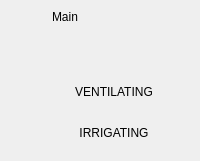
      <widget class="QWidget" name="MainView">
       <layout class="QVBoxLayout" name="verticalLayout_19">
        <property name="topMargin">
         <number>0</number>
        </property>
        <property name="bottomMargin">
         <number>0</number>
        </property>
        <item>
         <widget class="QWidget" name="widget_8" native="true">
          <property name="sizePolicy">
           <sizepolicy hsizetype="Preferred" vsizetype="Expanding">
            <horstretch>0</horstretch>
            <verstretch>0</verstretch>
           </sizepolicy>
          </property>
          <layout class="QVBoxLayout" name="verticalLayout_17">
           <property name="topMargin">
            <number>4</number>
           </property>
           <property name="bottomMargin">
            <number>0</number>
           </property>
           <item>
            <widget class="CDPBaseLine" name="cdpBaseLine_22">
             <property name="svgFile">
              <string>:/themes/flat_light/backgrounds/bgBorder.svg</string>
             </property>
            </widget>
           </item>
           <item>
            <widget class="QWidget" name="widget_15" native="true">
             <layout class="QHBoxLayout" name="horizontalLayout_8">
              <property name="leftMargin">
               <number>0</number>
              </property>
              <property name="topMargin">
               <number>0</number>
              </property>
              <property name="rightMargin">
               <number>0</number>
              </property>
              <property name="bottomMargin">
               <number>0</number>
              </property>
              <item>
               <widget class="CDPComWidget" name="cdpComWidgetTempCenter">
                <property name="maximumSize">
                 <size>
                  <width>10</width>
                  <height>10</height>
                 </size>
                </property>
                <property name="cdpRouting">
                 <string>GreenhouseApp.GreenhouseController.AllowedInsideTempRangeCenter.Value</string>
                </property>
               </widget>
              </item>
              <item>
               <widget class="CDPComWidget" name="cdpComWidgetTempRange">
                <property name="maximumSize">
                 <size>
                  <width>10</width>
                  <height>10</height>
                 </size>
                </property>
                <property name="cdpRouting">
                 <string>GreenhouseApp.GreenhouseController.AllowedInsideTempRange.Value</string>
                </property>
               </widget>
              </item>
              <item>
               <widget class="CDPBaseLabel" name="cdpBaseLabel_14">
                <property name="text">
                 <string>Main</string>
                </property>
               </widget>
              </item>
              <item>
               <widget class="CDPComWidget" name="cdpComWidgetMoistureCenter">
                <property name="maximumSize">
                 <size>
                  <width>10</width>
                  <height>10</height>
                 </size>
                </property>
                <property name="cdpRouting">
                 <string>GreenhouseApp.GreenhouseController.AllowedMoistureRangeCenter.Value</string>
                </property>
               </widget>
              </item>
              <item>
               <widget class="CDPComWidget" name="cdpComWidgetMoistureRange">
                <property name="maximumSize">
                 <size>
                  <width>10</width>
                  <height>10</height>
                 </size>
                </property>
                <property name="cdpRouting">
                 <string>GreenhouseApp.GreenhouseController.AllowedMoistureRange.Value</string>
                </property>
               </widget>
              </item>
             </layout>
            </widget>
           </item>
           <item>
            <widget class="CDPBaseLine" name="cdpBaseLine_23">
             <property name="svgFile">
              <string>:/themes/flat_light/backgrounds/bgBorder.svg</string>
             </property>
            </widget>
           </item>
           <item>
            <widget class="QWidget" name="widget_9" native="true">
             <property name="sizePolicy">
              <sizepolicy hsizetype="Preferred" vsizetype="Expanding">
               <horstretch>0</horstretch>
               <verstretch>0</verstretch>
              </sizepolicy>
             </property>
             <layout class="QVBoxLayout" name="verticalLayout_18">
              <property name="spacing">
               <number>16</number>
              </property>
              <property name="bottomMargin">
               <number>0</number>
              </property>
              <item>
               <layout class="QHBoxLayout" name="horizontalLayout_5">
                <item>
                 <widget class="CDPBaseMeter" name="insideTempMeter">
                  <property name="sizePolicy">
                   <sizepolicy hsizetype="Expanding" vsizetype="Expanding">
                    <horstretch>0</horstretch>
                    <verstretch>0</verstretch>
                   </sizepolicy>
                  </property>
                  <property name="meterType">
                   <enum>CDPBaseMeter::Custom</enum>
                  </property>
                  <property name="minValue">
                   <double>-30.000000000000000</double>
                  </property>
                  <property name="maxValue">
                   <double>50.000000000000000</double>
                  </property>
                  <property name="value">
                   <double>0.000000000000000</double>
                  </property>
                  <property name="textPrefix">
                   <string>°C</string>
                  </property>
                  <property name="textSuffix">
                   <string>INSIDE</string>
                  </property>
                  <property name="numPrecision" stdset="0">
                   <number>0</number>
                  </property>
                  <property name="numOffset">
                   <number>36</number>
                  </property>
                  <property name="ticksMajor" stdset="0">
                   <number>9</number>
                  </property>
                  <property name="alarmShow" stdset="0">
                   <bool>true</bool>
                  </property>
                  <property name="NormalColor">
                   <color alpha="125">
                    <red>24</red>
                    <green>156</green>
                    <blue>0</blue>
                   </color>
                  </property>
                  <property name="valueMaxNormal">
                   <double>0.000000000000000</double>
                  </property>
                  <property name="valueMaxWarning">
                   <double>0.000000000000000</double>
                  </property>
                  <property name="valueMaxWarningHigh">
                   <double>0.000000000000000</double>
                  </property>
                  <property name="valueMaxError">
                   <double>0.000000000000000</double>
                  </property>
                  <property name="cdpRouting" stdset="0">
                   <string>GreenhouseApp.GreenhouseController.CurrInsideTemp.Value</string>
                  </property>
                 </widget>
                </item>
                <item>
                 <widget class="CDPBaseMeter" name="outsideTempMeter">
                  <property name="sizePolicy">
                   <sizepolicy hsizetype="Expanding" vsizetype="Expanding">
                    <horstretch>0</horstretch>
                    <verstretch>0</verstretch>
                   </sizepolicy>
                  </property>
                  <property name="meterType">
                   <enum>CDPBaseMeter::Custom</enum>
                  </property>
                  <property name="minValue">
                   <double>-30.000000000000000</double>
                  </property>
                  <property name="maxValue">
                   <double>50.000000000000000</double>
                  </property>
                  <property name="value">
                   <double>0.000000000000000</double>
                  </property>
                  <property name="textPrefix">
                   <string>°C</string>
                  </property>
                  <property name="textSuffix">
                   <string>OUTSIDE</string>
                  </property>
                  <property name="numPrecision" stdset="0">
                   <number>0</number>
                  </property>
                  <property name="numOffset">
                   <number>36</number>
                  </property>
                  <property name="ticksShow" stdset="0">
                   <bool>false</bool>
                  </property>
                  <property name="ticksMajor" stdset="0">
                   <number>9</number>
                  </property>
                  <property name="alarmShow" stdset="0">
                   <bool>true</bool>
                  </property>
                  <property name="valueMinNormal">
                   <double>0.000000000000000</double>
                  </property>
                  <property name="valueMaxNormal">
                   <double>0.000000000000000</double>
                  </property>
                  <property name="valueMaxWarning">
                   <double>0.000000000000000</double>
                  </property>
                  <property name="valueMaxWarningHigh">
                   <double>0.000000000000000</double>
                  </property>
                  <property name="valueMaxError">
                   <double>0.000000000000000</double>
                  </property>
                  <property name="cdpRouting" stdset="0">
                   <string>GreenhouseApp.GreenhouseController.CurrOutsideTemp.Value</string>
                  </property>
                 </widget>
                </item>
               </layout>
              </item>
              <item>
               <layout class="QHBoxLayout" name="horizontalLayout_11">
                <item>
                 <widget class="CDPBaseMeter" name="moistureMeter">
                  <property name="sizePolicy">
                   <sizepolicy hsizetype="Expanding" vsizetype="Expanding">
                    <horstretch>0</horstretch>
                    <verstretch>0</verstretch>
                   </sizepolicy>
                  </property>
                  <property name="meterType">
                   <enum>CDPBaseMeter::Custom</enum>
                  </property>
                  <property name="minValue">
                   <double>0.000000000000000</double>
                  </property>
                  <property name="maxValue">
                   <double>100.000000000000000</double>
                  </property>
                  <property name="value">
                   <double>0.000000000000000</double>
                  </property>
                  <property name="textPrefix">
                   <string>%</string>
                  </property>
                  <property name="textSuffix">
                   <string>MOISTURE</string>
                  </property>
                  <property name="numPrecision" stdset="0">
                   <number>0</number>
                  </property>
                  <property name="numOffset">
                   <number>36</number>
                  </property>
                  <property name="alarmShow" stdset="0">
                   <bool>true</bool>
                  </property>
                  <property name="NormalColor">
                   <color alpha="125">
                    <red>24</red>
                    <green>156</green>
                    <blue>0</blue>
                   </color>
                  </property>
                  <property name="valueMaxNormal">
                   <double>0.000000000000000</double>
                  </property>
                  <property name="valueMaxWarning">
                   <double>0.000000000000000</double>
                  </property>
                  <property name="valueMaxWarningHigh">
                   <double>0.000000000000000</double>
                  </property>
                  <property name="valueMaxError">
                   <double>0.000000000000000</double>
                  </property>
                  <property name="cdpRouting" stdset="0">
                   <string>GreenhouseApp.GreenhouseController.CurrSoilMoisture.Value</string>
                  </property>
                 </widget>
                </item>
                <item>
                 <widget class="QWidget" name="widget_11" native="true">
                  <property name="sizePolicy">
                   <sizepolicy hsizetype="Expanding" vsizetype="Preferred">
                    <horstretch>0</horstretch>
                    <verstretch>0</verstretch>
                   </sizepolicy>
                  </property>
                  <layout class="QVBoxLayout" name="verticalLayout_20">
                   <property name="spacing">
                    <number>12</number>
                   </property>
                   <item>
                    <widget class="QWidget" name="widget_16" native="true">
                     <layout class="QVBoxLayout" name="verticalLayout_4">
                      <property name="bottomMargin">
                       <number>0</number>
                      </property>
                      <item>
                       <widget class="CDPBaseLamp" name="cdpBaseLamp">
                        <property name="sizePolicy">
                         <sizepolicy hsizetype="Preferred" vsizetype="Expanding">
                          <horstretch>0</horstretch>
                          <verstretch>0</verstretch>
                         </sizepolicy>
                        </property>
                        <property name="cdpStyleRouting" stdset="0">
                         <string>GreenhouseApp.GreenhouseController.Ventilating.Value</string>
                        </property>
                        <property name="widgetPicture" stdset="0">
                         <number>0</number>
                        </property>
                       </widget>
                      </item>
                      <item>
                       <widget class="CDPBaseLabel" name="cdpBaseLabel_27">
                        <property name="font">
                         <font>
                          <family>arial</family>
                          <pointsize>9</pointsize>
                         </font>
                        </property>
                        <property name="text">
                         <string>VENTILATING</string>
                        </property>
                        <property name="alignment">
                         <set>Qt::AlignCenter</set>
                        </property>
                        <property name="fontColor">
                         <color alpha="100">
                          <red>136</red>
                          <green>136</green>
                          <blue>136</blue>
                         </color>
                        </property>
                       </widget>
                      </item>
                     </layout>
                    </widget>
                   </item>
                   <item>
                    <widget class="QWidget" name="widget_20" native="true">
                     <layout class="QVBoxLayout" name="verticalLayout_5">
                      <property name="bottomMargin">
                       <number>0</number>
                      </property>
                      <item>
                       <widget class="CDPBaseLamp" name="cdpBaseLamp_3">
                        <property name="sizePolicy">
                         <sizepolicy hsizetype="Preferred" vsizetype="Expanding">
                          <horstretch>0</horstretch>
                          <verstretch>0</verstretch>
                         </sizepolicy>
                        </property>
                        <property name="widgetStyle" stdset="0">
                         <number>0</number>
                        </property>
                        <property name="cdpStyleRouting" stdset="0">
                         <string>GreenhouseApp.GreenhouseController.MaxIrrigationIsAllowed.Value</string>
                        </property>
                        <property name="widgetPicture" stdset="0">
                         <number>0</number>
                        </property>
                       </widget>
                      </item>
                      <item>
                       <widget class="CDPBaseLabel" name="cdpBaseLabel_28">
                        <property name="font">
                         <font>
                          <family>arial</family>
                          <pointsize>9</pointsize>
                         </font>
                        </property>
                        <property name="text">
                         <string>IRRIGATING</string>
                        </property>
                        <property name="alignment">
                         <set>Qt::AlignCenter</set>
                        </property>
                        <property name="fontColor">
                         <color alpha="100">
                          <red>136</red>
                          <green>136</green>
                          <blue>136</blue>
                         </color>
                        </property>
                       </widget>
                      </item>
                     </layout>
                    </widget>
                   </item>
                  </layout>
                 </widget>
                </item>
               </layout>
              </item>
             </layout>
            </widget>
           </item>
          </layout>
         </widget>
        </item>
        <item>
         <widget class="CDPBaseContainer" name="cdpBaseContainer_4">
          <property name="borderMarginLeft">
           <number>6</number>
          </property>
          <property name="borderMarginTop">
           <number>6</number>
          </property>
          <property name="borderMarginRight">
           <number>6</number>
          </property>
          <property name="borderMarginBottom">
           <number>6</number>
          </property>
          <layout class="QHBoxLayout" name="horizontalLayout_2">
           <property name="spacing">
            <number>0</number>
           </property>
           <property name="leftMargin">
            <number>0</number>
           </property>
           <property name="topMargin">
            <number>0</number>
           </property>
           <property name="rightMargin">
            <number>0</number>
           </property>
           <property name="bottomMargin">
            <number>0</number>
           </property>
          </layout>
         </widget>
        </item>
        <item>
         <widget class="CDPBaseContainer" name="cdpBaseContainer_3">
          <property name="sizePolicy">
           <sizepolicy hsizetype="Preferred" vsizetype="Preferred">
            <horstretch>0</horstretch>
            <verstretch>0</verstretch>
           </sizepolicy>
          </property>
          <property name="borderMarginLeft">
           <number>6</number>
          </property>
          <property name="borderMarginTop">
           <number>6</number>
          </property>
          <property name="borderMarginRight">
           <number>6</number>
          </property>
          <property name="borderMarginBottom">
           <number>6</number>
          </property>
          <layout class="QHBoxLayout" name="horizontalLayout">
           <property name="spacing">
            <number>0</number>
           </property>
           <property name="leftMargin">
            <number>0</number>
           </property>
           <property name="topMargin">
            <number>0</number>
           </property>
           <property name="rightMargin">
            <number>0</number>
           </property>
           <property name="bottomMargin">
            <number>0</number>
           </property>
          </layout>
         </widget>
        </item>
       </layout>
      </widget>
